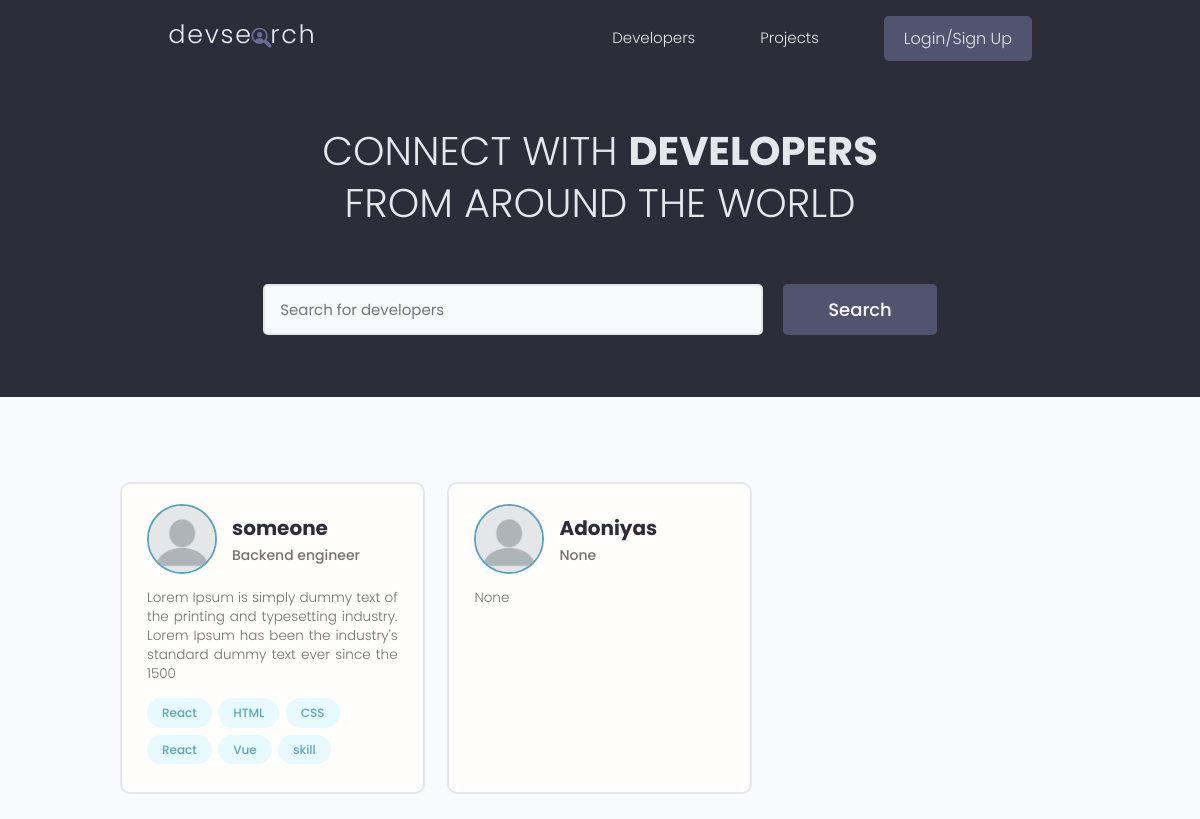
The page / on the database its author committed.
### users/models.py (models this page shows, shortened)
class Profile(models.Model):
    user = models.OneToOneField(User, on_delete=models.CASCADE)
    id = models.UUIDField(default=uuid4, primary_key=True, editable=False)
    name = models.CharField(max_length=200)
    email = models.EmailField(max_length=200)
    username = models.CharField(max_length=200, blank=True, null=True)
    location = models.CharField(max_length=200, blank=True, null=True)
    short_intro = models.CharField(max_length=200, blank=True, null=True)
    bio = models.TextField(max_length=200, blank=True, null=True)
    profile_pic =models.ImageField(upload_to="profile_pic/", default="profile_pic/default.png")
    social_github = models.CharField(max_length=200, blank=True, null=True)
    social_twitter = models.CharField(max_length=200, blank=True, null=True)
    social_linkedin = models.CharField(max_length=200, blank=True, null=True)
    social_youtube = models.CharField(max_length=200, blank=True, null=True)
    social_website = models.CharField(max_length=200, blank=True, null=True)
    created_at = models.DateTimeField(auto_now_add=True)

class Skill(models.Model):
    id = models.UUIDField(default=uuid4, primary_key=True, editable=False)
    owner = models.ForeignKey(Profile, on_delete=models.CASCADE, blank=True, null=True)
    name = models.CharField(max_length=200, blank=True, null=True)
    description = models.TextField(max_length=200, blank=True, null=True)
    created_id = models.DateTimeField(auto_now_add=True)
    def __str__(self) -> str:
        return self.name

### users/views.py (the view)
# urls.py: path("", views.profiles, name="profiles"),
def profiles(request):
    profiles, search_query = search_profile(request)
    custom_range, profiles = paginate_profiles(request, profiles, 3)
    context = {"profiles": profiles, "search_query":search_query, "custom_range": custom_range}
    return render(request, "users/profiles.html", context)

### users/utils.py (called while the page is built)
def search_profile(request):
    search_query = ''
    if request.GET.get('search_query'):
        search_query = request.GET.get('search_query')
    skill = Skill.objects.filter(name__icontains=search_query)
    profile = Profile.objects.distinct().filter(Q(name__icontains=search_query) |
                                    Q(short_intro__icontains=search_query) |
                                    Q(skill__in= skill)
                                    )
    return profile, search_query

def paginate_profiles(request, profiles, result):
    page = request.GET.get('page')
    profiles = profiles
    paginator = Paginator(profiles, result)
    try:
        profiles = paginator.page(page)
    except PageNotAnInteger:
        page = 1
        profiles = paginator.page(page)
    except EmptyPage:
        page = paginator.num_pages
        profiles = paginator.page(page)
    left = (int(page) - 4)
    if left < 1:
        left = 1
    right = (int(page) + 5)
    if right > paginator.num_pages:
        right = paginator.num_pages + 1
    custom_range = range(left, right)
    return custom_range, profiles

### users/templates/users/profiles.html (shortened to what this page needs)
{% extends 'base.html' %}
{% block content %}
<main class="home">
  <section class="hero-section text-center">
    <div class="container container--narrow">
      <div class="hero-section__box">
        <h2>CONNECT WITH <span>DEVELOPERS</span></h2>
        <h2>FROM AROUND THE WORLD</h2>
      </div>
      <div class="hero-section__search">
        <form class="form" id ="searchForm" action="{% url 'profiles' %}" method="get">
          <div class="form__field">
              <input class="input input--text" id="formInput#search" type="text" name="search_query"
                placeholder="Search for developers" value="{{search_query}}" />
            </div>
            <input class="btn btn--sub btn--lg" type="submit" value="Search" />
          </form>
        </div>
      </div>
    </section>
    <section class="devlist">
      <div class="container">
        <div class="grid grid--three">
          {% for profile in profiles %}
          <div class="column card">
            <div class="dev">
              <a href="{% url 'user-profile' profile.id %}" class="card__body">
                <div class="dev__profile">
                  <img class="avatar avatar--md" src="{{profile.profile_pic.url}}" alt="image" />
                  <div class="dev__meta">
                    <h3>{{profile.name}}</h3>
                    <h5>{{profile.short_intro}}</h5>
                  </div>
                </div>
                <p class="dev__info">
                 {{profile.bio|slice:"150"}}
                </p>
                <div class="dev__skills">
                  {% for skill in profile.skill_set.all %}
                  <span class="tag tag--pill tag--main">
                    <small>{{skill}}</small>
                  </span>
                  {% endfor %}
                </div>
              </a>
            </div>
          </div>
          {% endfor %}
        </div>
      </div>
    </section>
  </main>
{% endblock %}

### static/styles/app.css (style rules this page uses)
:root { --color-sub: #2d2d39; }
.btn--sub { background-color: var(--color-sub-light); }
.card { border: 2px solid var(--color-light); }
img { width: 100%; }
.hero-section { height: 40vh; display: flex; align-items: center; background-color: var(--color-sub); }
.hero-section__box { margin-bottom: 4rem; }
.hero-section__box > h2, .hero-section__box > h2 > span { font-size: 4rem; color: var(--color-light); line-height: 1.3; text-transform: uppercase; }
.hero-section__box > h2 { font-weight: 300; }
.hero-section__box > h2 > span { font-weight: 700; }
.hero-section__search > .form { display: flex; align-items: center; justify-content: center; gap: 2rem; }
.hero-section__search > .form input.input--text { width: 50rem; }
.devlist { margin-top: 8rem; }
.devlist .grid { align-items: stretch; }
.devlist .dev .dev__profile { display: flex; align-items: center; gap: 1.5rem; }
.devlist .dev .dev__meta h3 { color: var(--color-sub); font-size: 2rem; font-weight: 700; }
.devlist .dev .dev__meta h5 { color: var(--color-text); font-size: 1.4rem; font-weight: 500; }
.devlist .dev .dev__info { margin: 1.5rem 0; font-size: 1.35rem; line-height: 1.4; text-align: justify; }

### static/uikit/styles/modules/_variables.css (style rules this page uses)
:root { --color-main: #5aa5b9; --color-main-light: #e6faff; --color-sub: #3f4156; --color-sub-light: #51546e; --color-sub-lighter: #ededfd; --color-text: #737373; --color-gray: #8b8b8b; --color-light: #e5e7eb; --color-light-gray: #767676; --color-bg: #f8fafd; --color-white: #fffefd; --color-white-light: #f3f3f3; --color-success: #359e64; --color-success-bg: #def8e8; --color-error: #fc4b0b; --color-error-bg: #fff2ee; --font-base: 'Poppins', arial, helvetica, 'Segoe UI', roboto, ubuntu, sans-serif; --font-monospace: 'Fira Code', 'Courier New', courier, monospace; --font-regular: 300; --font-medium: 500; --font-bold: 700; --generic-shadow: 1px 1px 5px #00000010; --generic-transition: all 0.3s ease-in-out; }

### static/uikit/styles/modules/_base.css (style rules this page uses)
* { margin: 0; padding: 0; box-sizing: border-box; text-rendering: optimizeLegibility; color: inherit; font-size: inherit; }
html { font-size: 50%; }
@media only screen and (min-width: 480px) { html { font-size: 56.25%; } }
@media only screen and (min-width: 1200px) { html { font-size: 62.5%; } }
body { line-height: 1.6; font-weight: 400; font-size: 1.5rem; color: var(--color-text); background-color: var(--color-bg); min-height: 100vh; }

### static/uikit/styles/modules/_typography.css (style rules this page uses)
* { font-family: var(--font-base); }
h2 { font-size: 3.6rem; font-weight: var(--font-bold); }
h3 { font-size: 3.2rem; font-weight: var(--font-medium); }
h5 { font-size: 2.4rem; font-weight: var(--font-medium); }
h5, h6 { font-weight: var(--font-regular); }
p, span, strong { font-size: 1.6rem; color: var(--color-text); font-weight: var(--font-regular); }
a { padding-bottom: 2px; text-decoration: none; display: inline-block; color: var(--color-main); font-weight: var(--font-medium); }

### static/uikit/styles/modules/_utilities.css (style rules this page uses)
.container { width: 92%; max-width: 165rem; margin: 0 auto; box-sizing: border-box; }
.container--narrow { width: 92%; max-width: 120rem; }
@media screen and (min-width: 1000px) { .container { width: 90%; } }
@media screen and (min-width: 1000px) { .container--narrow { width: 85%; } }
@media screen and (min-width: 1200px) { .container { width: 80%; } }
@media screen and (min-width: 1200px) { .container--narrow { width: 72%; } }
.text-center { text-align: center; }

### static/uikit/styles/modules/_avatar.css (style rules this page uses)
.avatar { border-radius: 50%; border: 2px solid var(--color-main); object-fit: cover; }
.avatar--md { height: 7rem; width: 7rem; }

### static/uikit/styles/modules/_button.css (style rules this page uses)
.btn { display: inline-block; position: relative; cursor: pointer; background-color: var(--color-light); font-weight: var(--font-medium); color: var(--color-sub); text-decoration: none; padding: 1rem 2rem; border-radius: 0.5rem; border: none; width: -webkit-fit-content; width: -moz-fit-content; width: fit-content; height: -webkit-fit-content; height: -moz-fit-content; height: fit-content; font-size: 1.6rem; outline-width: 0; outline-color: transparent; -webkit-backface-visibility: hidden; backface-visibility: hidden; transition: all 0.3s ease-in-out; }
.btn--sub { background-color: var(--color-sub); color: var(--color-white); }
.btn--lg { font-size: 1.8rem; padding: 1.2rem 4.5rem; }

### static/uikit/styles/modules/_card.css (style rules this page uses)
.card { border-radius: 1rem; background-color: var(--color-white); border: 1.5px solid var(--color-light); width: auto; height: auto; margin-top: 0.5rem; margin-bottom: 0.5rem; overflow: hidden; }
.card__body, .card__header { padding: 2rem 2.5rem; }

### rows shown on the page
Profile: profile_pic (placeholder picture), name "someone", short_intro "Backend engineer", bio "Lorem Ipsum is simply dummy text of the printing and typesetting industry. Lorem Ipsum has been the industry's standard dummy text ever since the 1500"
Skill: name "React"
Skill: name "HTML"
Skill: name "CSS"
Skill: name "React"
Skill: name "Vue"
Skill: name "skill"
Profile: profile_pic (placeholder picture), name "Adoniyas", short_intro "None", bio "None"
